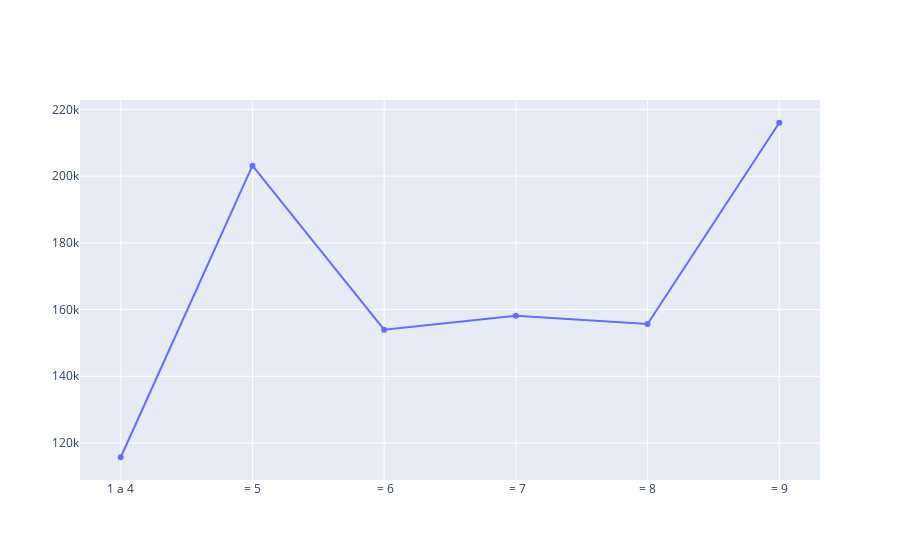

Notebook code for this chart:
### Code cell
dataset_1a4 = dataset.loc[dataset['OverallCond'] < 5]
dataset_5 = dataset.loc[dataset['OverallCond'] == 5]
dataset_6 = dataset.loc[dataset['OverallCond'] == 6]
dataset_7 = dataset.loc[dataset['OverallCond'] == 7]
dataset_8 = dataset.loc[dataset['OverallCond'] == 8]
dataset_9 = dataset.loc[dataset['OverallCond'] == 9]

mean_1a4 = dataset_1a4['SalePrice'].mean()
mean_5 = dataset_5['SalePrice'].mean()
mean_6 = dataset_6['SalePrice'].mean()
mean_7 = dataset_7['SalePrice'].mean()
mean_8 = dataset_8['SalePrice'].mean()
mean_9 = dataset_9['SalePrice'].mean()

sales = [mean_1a4, mean_5, mean_6, mean_7, mean_8, mean_9]
condition = ["1 a 4", "= 5", " = 6", " = 7", "= 8", "= 9"]

fig = go.Figure()

fig.add_trace(go.Scatter(y = sales, x = condition,
                    mode='lines+markers',
                    name='lines+markers'))

fig.show()

### Figure 1 — Plotly figure (JSON) as saved in the notebook; plotly's stock layout.template omitted (floating-point values rounded to 4 significant figures)
{"data": [{"mode": "lines+markers", "name": "lines+markers", "type": "scatter", "x": ["1 a 4", "= 5", " = 6", " = 7", "= 8", "= 9"], "y": [115700.0, 203100.0, 154000.0, 158100.0, 155700.0, 216000.0]}], "layout": {}}
